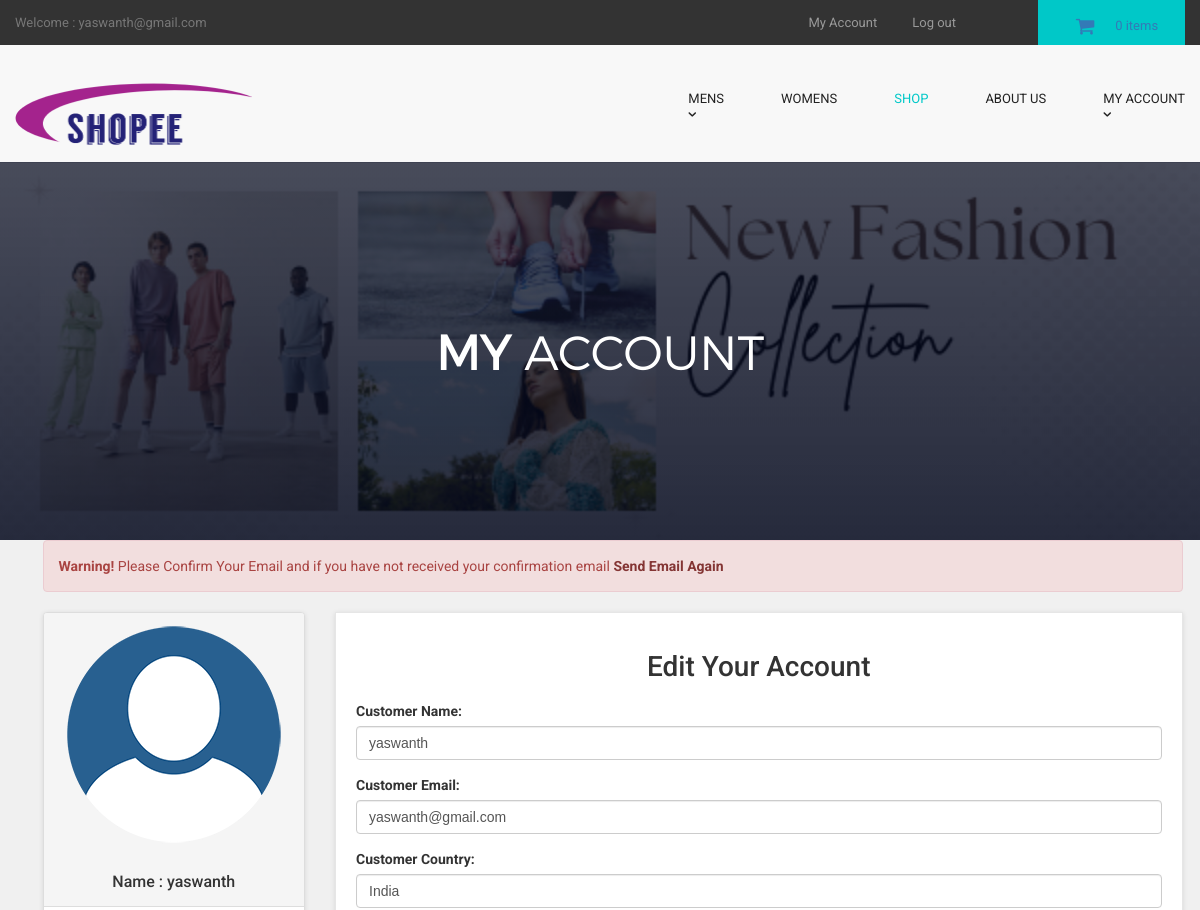
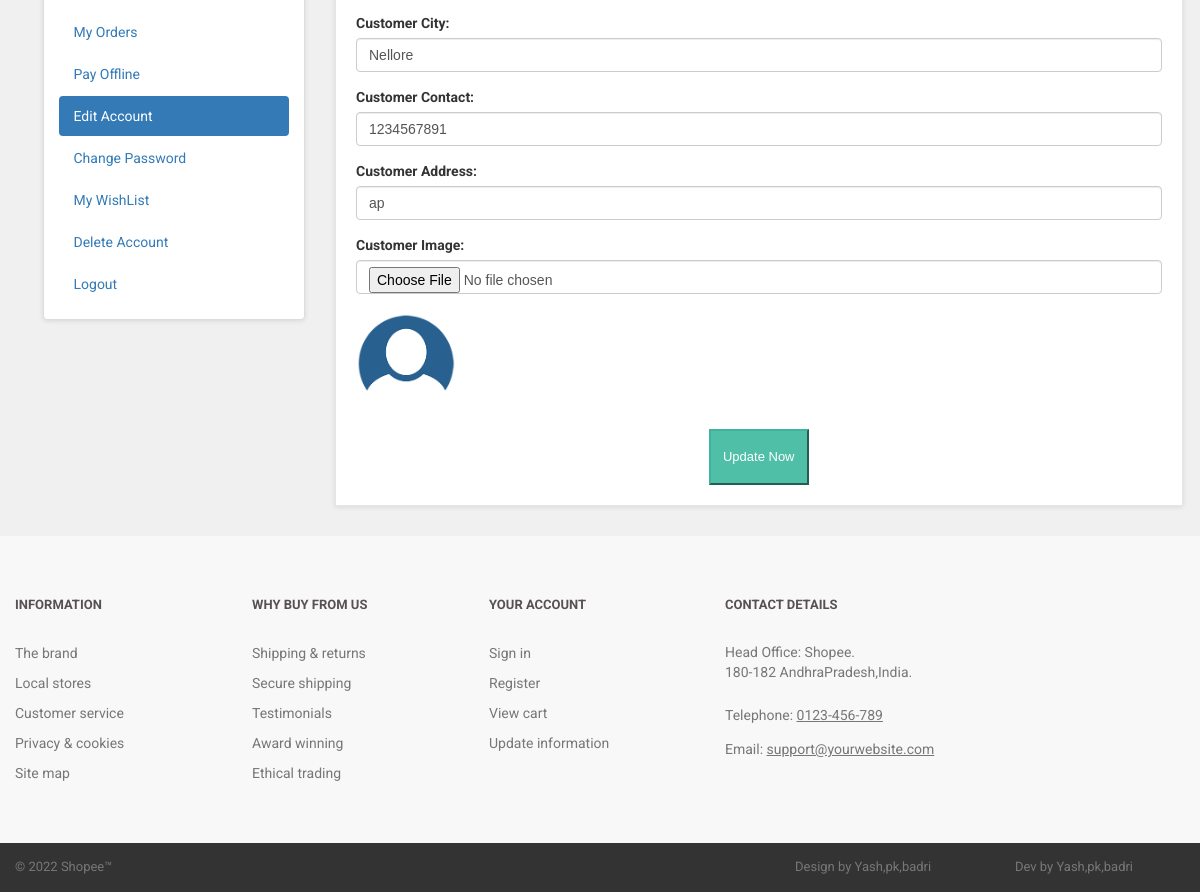
Screenshot of /customer/my_account.php?edit_account (signed in) with the database file from the repository (2 pictures, top to bottom).
### tables this page shows
CREATE TABLE `customers` (
  `customer_id` int(10) NOT NULL,
  `customer_name` varchar(255) NOT NULL,
  `customer_email` varchar(255) NOT NULL,
  `customer_pass` varchar(255) NOT NULL,
  `customer_country` text NOT NULL,
  `customer_city` text NOT NULL,
  `customer_contact` varchar(255) NOT NULL,
  `customer_address` text NOT NULL,
  `customer_image` text NOT NULL,
  `customer_ip` varchar(255) NOT NULL,
  `customer_confirm_code` text NOT NULL
);

### customer/edit_account.php (the view, shortened to what this page needs)
<?php
$customer_session = $_SESSION['customer_email'];
$get_customer = "select * from customers where customer_email='$customer_session'";
$run_customer = mysqli_query($con,$get_customer);
$row_customer = mysqli_fetch_array($run_customer);
$customer_name = $row_customer['customer_name'];
$customer_email = $row_customer['customer_email'];
$customer_country = $row_customer['customer_country'];
$customer_city = $row_customer['customer_city'];
$customer_contact = $row_customer['customer_contact'];
$customer_address = $row_customer['customer_address'];
$customer_image = $row_customer['customer_image'];
?>
<h1 align="center" > Edit Your Account </h1>
<form action="" method="post" enctype="multipart/form-data" >
<div class="form-group" >
<label> Customer Name: </label>
<input type="text" name="c_name" class="form-control" required value="<?php echo $customer_name; ?>">
</div>
<div class="form-group" >
<label> Customer Email: </label>
<input type="text" name="c_email" class="form-control" required value="<?php echo $customer_email; ?>">
</div>
<div class="form-group" >
<label> Customer Country: </label>
<input type="text" name="c_country" class="form-control" required value="<?php echo $customer_country; ?>">
</div>
<div class="form-group" >
<label> Customer City: </label>
<input type="text" name="c_city" class="form-control" required value="<?php echo $customer_city; ?>">
</div>
<div class="form-group" >
<label> Customer Contact: </label>
<input type="text" name="c_contact" class="form-control" required value="<?php echo $customer_contact; ?>">
</div>
<div class="form-group" >
<label> Customer Address: </label>
<input type="text" name="c_address" class="form-control" required value="<?php echo $customer_address; ?>">
</div>
<div class="form-group" >
<label> Customer Image: </label>
<input type="file" name="c_image" class="form-control" required ><br>
<img src="customer_images/<?php echo $customer_image; ?>" width="100" height="100" class="img-responsive" >
</div>
<div class="text-center" >
<button name="update" class="btn btn-primary" >
<i class="fa fa-user-md" ></i> Update Now
</button>
</div>
</form>

### customer/includes/sidebar.php
<div class="panel panel-default sidebar-menu">
<div class="panel-heading">
<?php
$customer_session = $_SESSION['customer_email'];
$get_customer = "select * from customers where customer_email='$customer_session'";
$run_customer = mysqli_query($con,$get_customer);
$row_customer = mysqli_fetch_array($run_customer);
$customer_image = $row_customer['customer_image'];
$customer_name = $row_customer['customer_name'];
if(!isset($_SESSION['customer_email'])){
}
else {
echo "
<center>
<img src='customer_images/$customer_image' class='img-responsive'>
</center>
<br>
<h3 align='center' class='panel-title'> Name : $customer_name </h3>
";
}
?>
</div>
<div class="panel-body">
<ul class="nav nav-pills nav-stacked">
<li class="<?php if(isset($_GET['my_orders'])){ echo "active"; } ?>">
<a href="my_account.php?my_orders"> <i class="fa fa-list"> </i> My Orders </a>
</li>
<li class="<?php if(isset($_GET['pay_offline'])){ echo "active"; } ?>">
<a href="my_account.php?pay_offline"> <i class="fa fa-bolt"></i> Pay Offline </a>
</li>
<li class="<?php if(isset($_GET['edit_account'])){ echo "active"; } ?>">
<a href="my_account.php?edit_account"> <i class="fa fa-pencil"></i> Edit Account </a>
</li>
<li class="<?php if(isset($_GET['change_pass'])){ echo "active"; } ?>">
<a href="my_account.php?change_pass"> <i class="fa fa-user"></i> Change Password </a>
</li>
<li class="<?php if(isset($_GET['my_wishlist'])){ echo "active"; } ?>">
<a href="my_account.php?my_wishlist"> <i class="fa fa-heart"></i> My WishList </a>
</li>
<li class="<?php if(isset($_GET['delete_account'])){ echo "active"; } ?>">
<a href="my_account.php?delete_account"> <i class="fa fa-trash-o"></i> Delete Account </a>
</li>
<li>
<a href="logout.php"> <i class="fa fa-sign-out"></i> Logout </a>
</li>
</ul>
</div>
</div>

### customer/styles/backend.css (style rules this page uses)
html { font-family: "Roboto", Helvetica, Arial, sans-serif; line-height: 1.15; -ms-text-size-adjust: 100%; -webkit-text-size-adjust: 100% }
body { margin: 0 }
h1 { font-size: 2em; margin: .67em 0 }
a { background-color: transparent; -webkit-text-decoration-skip: objects }
img { border-style: none }
button, input, optgroup, select, textarea { font-family: sans-serif; font-size: 100%; line-height: 1.15; margin: 0 }
button, input { overflow: visible }
button, select { text-transform: none }
[type=reset], [type=submit], button, html [type=button] { -webkit-appearance: button }
html { box-sizing: border-box }
body { min-width: 1190px; font-family: Montserrat, sans-serif; font-weight: 400; background-color: white; }
img { max-width: 100%; height: auto }
.btn { display: inline-block; vertical-align: top; font-size: 13px; line-height: 40px; text-decoration: none; -webkit-transition: .3s; transition: .3s }

### styles/style.css (style rules this page uses)
body { font-family: "Roboto", Helvetica, Arial, sans-serif; font-size: 14px; line-height: 1.42857143; color: #333333; background-color: #f0f0f0; overflow-x: hidden; }
.btn-primary { color:rgb(255, 255, 255); background-color:rgb(79, 191, 168); border-color:rgb(65, 179, 156); }
#content .panel.sidebar-menu { box-sizing: border-box; box-shadow: 0 1px 5px rgba(0, 0, 0, 0.1); }
#content .panel.sidebar-menu h3 { padding: 5px 0; margin: 0; }

### rows the page displays
customers: customer_image (picture), customer_name "yaswanth", c_name "yaswanth", c_email "yaswanth@gmail.com", c_country "India", c_city "Nellore", c_contact "1234567891", c_address "ap"

### other values shown
$_SESSION['customer_email'] "yaswanth@gmail.com"
$count_items "0"
